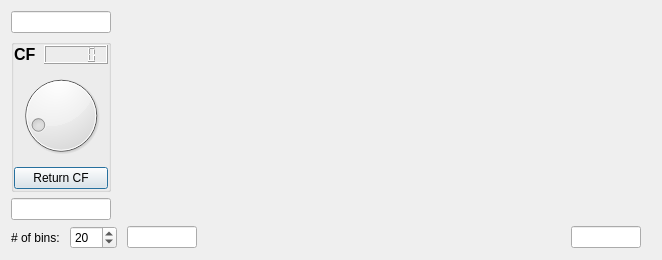
<?xml version="1.0" encoding="UTF-8"?>
<ui version="4.0">
 <class>DlgHistogramClass</class>
 <widget class="QDialog" name="DlgHistogramClass">
  <property name="geometry">
   <rect>
    <x>0</x>
    <y>0</y>
    <width>662</width>
    <height>260</height>
   </rect>
  </property>
  <property name="windowTitle">
   <string>Dialog</string>
  </property>
  <layout class="QGridLayout" name="gridLayout">
   <item row="0" column="0">
    <layout class="QGridLayout" name="gridLayout_16">
     <property name="rightMargin">
      <number>10</number>
     </property>
     <property name="horizontalSpacing">
      <number>10</number>
     </property>
     <item row="0" column="1" colspan="2">
      <widget class="QLineEdit" name="lineEditYMax">
       <property name="minimumSize">
        <size>
         <width>0</width>
         <height>0</height>
        </size>
       </property>
       <property name="maximumSize">
        <size>
         <width>100</width>
         <height>16777215</height>
        </size>
       </property>
      </widget>
     </item>
     <item row="4" column="6">
      <widget class="QLineEdit" name="lineEditXMax">
       <property name="maximumSize">
        <size>
         <width>70</width>
         <height>16777215</height>
        </size>
       </property>
      </widget>
     </item>
     <item row="4" column="3" colspan="2">
      <widget class="QLineEdit" name="lineEditXMin">
       <property name="maximumSize">
        <size>
         <width>70</width>
         <height>16777215</height>
        </size>
       </property>
      </widget>
     </item>
     <item row="4" column="5">
      <spacer name="horizontalSpacer">
       <property name="orientation">
        <enum>Qt::Horizontal</enum>
       </property>
       <property name="sizeHint" stdset="0">
        <size>
         <width>40</width>
         <height>20</height>
        </size>
       </property>
      </spacer>
     </item>
     <item row="4" column="2">
      <widget class="QSpinBox" name="spinBox_nBins">
       <property name="maximum">
        <number>255</number>
       </property>
       <property name="singleStep">
        <number>10</number>
       </property>
       <property name="value">
        <number>20</number>
       </property>
      </widget>
     </item>
     <item row="4" column="1">
      <widget class="QLabel" name="label">
       <property name="text">
        <string># of bins:</string>
       </property>
      </widget>
     </item>
     <item row="2" column="1" rowspan="2" colspan="2">
      <widget class="QLineEdit" name="lineEditYMin">
       <property name="minimumSize">
        <size>
         <width>0</width>
         <height>0</height>
        </size>
       </property>
       <property name="maximumSize">
        <size>
         <width>100</width>
         <height>16777215</height>
        </size>
       </property>
      </widget>
     </item>
     <item row="0" column="3" rowspan="4" colspan="4">
      <widget class="QCustomPlot" name="customPlot" native="true">
       <property name="sizePolicy">
        <sizepolicy hsizetype="Expanding" vsizetype="Expanding">
         <horstretch>0</horstretch>
         <verstretch>0</verstretch>
        </sizepolicy>
       </property>
       <property name="minimumSize">
        <size>
         <width>50</width>
         <height>128</height>
        </size>
       </property>
      </widget>
     </item>
     <item row="1" column="1" colspan="2">
      <widget class="QGroupBox" name="groupBox_7">
       <property name="minimumSize">
        <size>
         <width>0</width>
         <height>0</height>
        </size>
       </property>
       <property name="maximumSize">
        <size>
         <width>100</width>
         <height>16777215</height>
        </size>
       </property>
       <property name="title">
        <string/>
       </property>
       <layout class="QGridLayout" name="gridLayout_4">
        <property name="leftMargin">
         <number>0</number>
        </property>
        <property name="topMargin">
         <number>0</number>
        </property>
        <property name="rightMargin">
         <number>0</number>
        </property>
        <property name="bottomMargin">
         <number>0</number>
        </property>
        <item row="0" column="0">
         <layout class="QGridLayout" name="gridLayout_15">
          <item row="0" column="0">
           <widget class="QLabel" name="label_2">
            <property name="font">
             <font>
              <pointsize>12</pointsize>
              <weight>75</weight>
              <bold>true</bold>
             </font>
            </property>
            <property name="text">
             <string>CF</string>
            </property>
           </widget>
          </item>
          <item row="1" column="0" colspan="2">
           <widget class="QDial" name="dial">
            <property name="sizePolicy">
             <sizepolicy hsizetype="Expanding" vsizetype="Expanding">
              <horstretch>0</horstretch>
              <verstretch>0</verstretch>
             </sizepolicy>
            </property>
            <property name="maximum">
             <number>1023</number>
            </property>
            <property name="value">
             <number>127</number>
            </property>
           </widget>
          </item>
          <item row="0" column="1">
           <widget class="QLCDNumber" name="lcdNumber">
            <property name="sizePolicy">
             <sizepolicy hsizetype="Minimum" vsizetype="Preferred">
              <horstretch>0</horstretch>
              <verstretch>0</verstretch>
             </sizepolicy>
            </property>
           </widget>
          </item>
          <item row="2" column="0" colspan="2">
           <widget class="QPushButton" name="pushButton_returnCF">
            <property name="text">
             <string>Return CF</string>
            </property>
           </widget>
          </item>
         </layout>
        </item>
       </layout>
      </widget>
     </item>
    </layout>
   </item>
  </layout>
 </widget>
 <customwidgets>
  <customwidget>
   <class>QCustomPlot</class>
   <extends>QWidget</extends>
   <header>qcustomplot.h</header>
   <container>1</container>
  </customwidget>
 </customwidgets>
 <resources/>
 <connections>
  <connection>
   <sender>dial</sender>
   <signal>valueChanged(int)</signal>
   <receiver>DlgHistogramClass</receiver>
   <slot>SLT_ReDrawGraph_dial()</slot>
   <hints>
    <hint type="sourcelabel">
     <x>59</x>
     <y>162</y>
    </hint>
    <hint type="destinationlabel">
     <x>330</x>
     <y>149</y>
    </hint>
   </hints>
  </connection>
  <connection>
   <sender>lineEditXMax</sender>
   <signal>textEdited(QString)</signal>
   <receiver>DlgHistogramClass</receiver>
   <slot>SLT_ReDrawGraph_limits()</slot>
   <hints>
    <hint type="sourcelabel">
     <x>607</x>
     <y>279</y>
    </hint>
    <hint type="destinationlabel">
     <x>330</x>
     <y>149</y>
    </hint>
   </hints>
  </connection>
  <connection>
   <sender>lineEditXMin</sender>
   <signal>textEdited(QString)</signal>
   <receiver>DlgHistogramClass</receiver>
   <slot>SLT_ReDrawGraph_limits()</slot>
   <hints>
    <hint type="sourcelabel">
     <x>154</x>
     <y>279</y>
    </hint>
    <hint type="destinationlabel">
     <x>330</x>
     <y>149</y>
    </hint>
   </hints>
  </connection>
  <connection>
   <sender>lineEditYMax</sender>
   <signal>textEdited(QString)</signal>
   <receiver>DlgHistogramClass</receiver>
   <slot>SLT_ReDrawGraph_limits()</slot>
   <hints>
    <hint type="sourcelabel">
     <x>59</x>
     <y>19</y>
    </hint>
    <hint type="destinationlabel">
     <x>330</x>
     <y>149</y>
    </hint>
   </hints>
  </connection>
  <connection>
   <sender>lineEditYMin</sender>
   <signal>textEdited(QString)</signal>
   <receiver>DlgHistogramClass</receiver>
   <slot>SLT_ReDrawGraph_limits()</slot>
   <hints>
    <hint type="sourcelabel">
     <x>59</x>
     <y>253</y>
    </hint>
    <hint type="destinationlabel">
     <x>330</x>
     <y>149</y>
    </hint>
   </hints>
  </connection>
  <connection>
   <sender>spinBox_nBins</sender>
   <signal>valueChanged(int)</signal>
   <receiver>DlgHistogramClass</receiver>
   <slot>SLT_DrawGraph()</slot>
   <hints>
    <hint type="sourcelabel">
     <x>88</x>
     <y>279</y>
    </hint>
    <hint type="destinationlabel">
     <x>330</x>
     <y>149</y>
    </hint>
   </hints>
  </connection>
  <connection>
   <sender>pushButton_returnCF</sender>
   <signal>released()</signal>
   <receiver>DlgHistogramClass</receiver>
   <slot>SLT_ReturnCF()</slot>
   <hints>
    <hint type="sourcelabel">
     <x>59</x>
     <y>224</y>
    </hint>
    <hint type="destinationlabel">
     <x>330</x>
     <y>149</y>
    </hint>
   </hints>
  </connection>
 </connections>
 <slots>
  <slot>SLT_DrawGraph()</slot>
  <slot>SLT_ReDrawGraph_dial()</slot>
  <slot>SLT_ReDrawGraph_limits()</slot>
  <slot>SLT_ReturnCF()</slot>
 </slots>
</ui>
